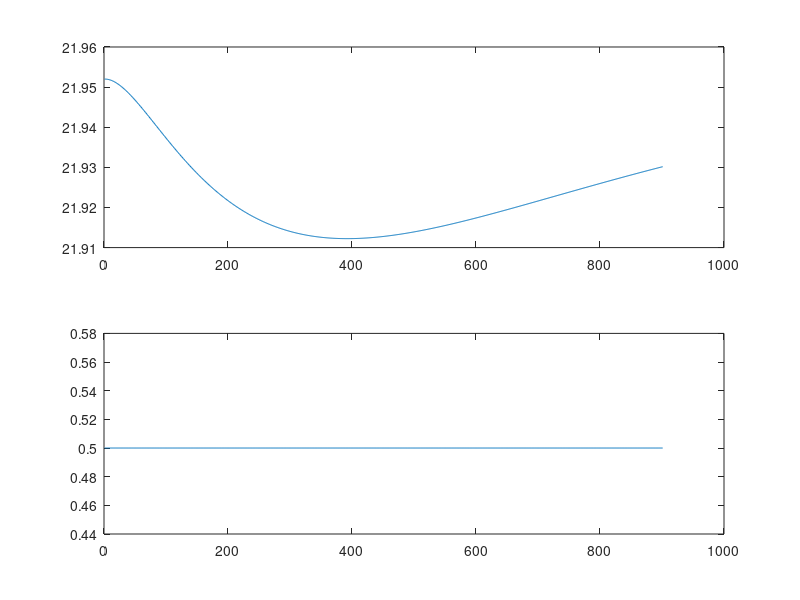

Here is the MATLAB script that generated this plot:
% Numerical solution of differential equations describing 
% transduction cascade in vertebrate rods.  Default
% parameters set for toad rods.

% rate constant for decay of pde activity (units 1/sec)
PDEDecay = 20;
% mean dark pde activity (units 1/sec)
PDEDark = 3;
% shutoff rate for rhodopsin activity (units 1/sec)
RhDecay = 3;
% amplitude of rhodopsin pulse (proportional to flash intensity)
RhAmp = 0.1;
% dark cGMP concentration (units uM)
cGMPDark = 14;
% Ca exchange rate constant (units 1/sec)
ExRate = 0;
% affinity for Ca activation of guanylate cyclase (in uM)
KGC = 0.1;
% cooperativity of action of Ca on cyclase
CoopGC = 2;
% dark Ca concentration (in uM)
CaDark = 0.5;
% constant relating membrane current in pA to cube of cGMP concentration in uM
cGMP2Cur = 8e-3;
% constant relating membrane current to Ca influx
q = ExRate * CaDark / cGMPDark^3;
% maximal rate of cGMP synthesis by cyclase (in uM/sec)
CyclaseMax = (1 + (CaDark / KGC)^CoopGC) * PDEDark * cGMPDark;
% time step for numerical solution of differential equations
TimeStep = 0.001;
% number of points to loop through
NumPnts = 900;
% output arrays for cgmp, pde and ca; start at dark values
clear cgmp;
clear ca;
clear pde;
clear current;
cgmp(1) = cGMPDark;
ca(1) = CaDark;
pde(1) = PDEDark;
current(1) = cGMP2Cur * cGMPDark^3;
% main loop: brute force numerical solution of differential equations
for n = 1:NumPnts
	rh(n) = RhAmp * exp(-n*TimeStep*RhDecay);
	cyclase = CyclaseMax / (1 + (ca(n) / KGC)^CoopGC);
	pde(n+1) = pde(n) + TimeStep * (rh(n) - PDEDecay * (pde(n) - PDEDark));
	cgmp(n+1) = cgmp(n) + TimeStep * (cyclase - pde(n)*cgmp(n));
	ca(n+1) = ca(n) + TimeStep * (q*cgmp(n)^3 - ExRate*ca(n));
	current(n+1) = cGMP2Cur * cgmp(n+1)^3;
end

subplot(2, 1, 1)
plot(current)
subplot(2, 1, 2)
plot(ca)

